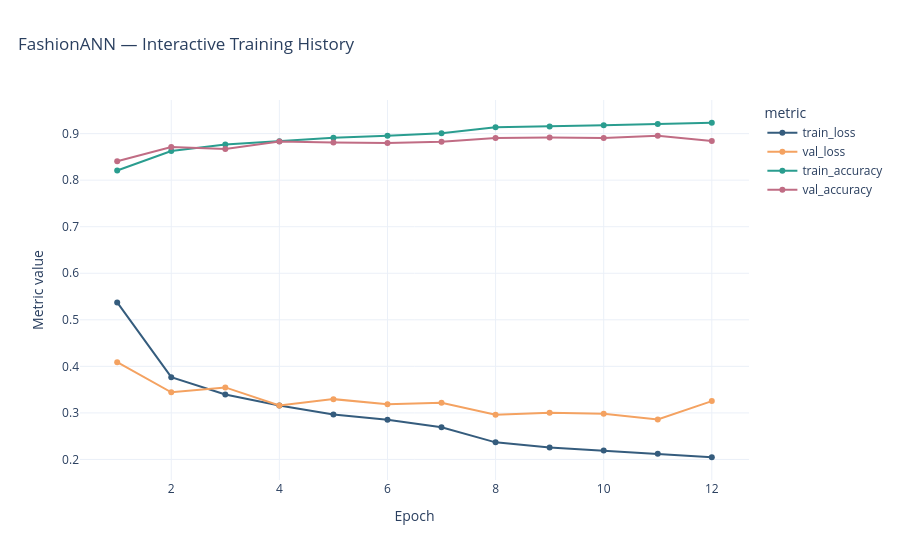

Here is the notebook cell this chart was saved with:
### Code cell
# Plotly: interactive learning curves for loss and accuracy.
history_long = history_df.melt(
    id_vars="epoch",
    value_vars=["train_loss", "val_loss", "train_accuracy", "val_accuracy"],
    var_name="metric",
    value_name="value",
)
fig = px.line(
    history_long, x="epoch", y="value", color="metric", markers=True,
    title="FashionANN — Interactive Training History",
    color_discrete_sequence=["#355C7D", "#F4A261", "#2A9D8F", "#C06C84"],
)
fig.update_layout(template="plotly_white", title_x=0.02, xaxis_title="Epoch", yaxis_title="Metric value")
save_plotly(fig, "23_ann_learning_curves_interactive.html")
fig.show()

### Figure 1 — Plotly figure (JSON) as saved in the notebook; plotly's stock layout.template omitted (floating-point values rounded to 4 significant figures)
{"data": [{"hovertemplate": "metric=train_loss<br>epoch=%{x}<br>value=%{y}<extra></extra>", "legendgroup": "train_loss", "line": {"color": "#355C7D", "dash": "solid"}, "marker": {"symbol": "circle"}, "mode": "lines+markers", "name": "train_loss", "orientation": "v", "showlegend": true, "type": "scatter", "x": [1, 2, 3, 4, 5, 6, 7, 8, 9, 10, 11, 12], "xaxis": "x", "y": [0.5374, 0.3767, 0.3397, 0.3159, 0.2968, 0.2854, 0.269, 0.2367, 0.2256, 0.2192, 0.2123, 0.2047], "yaxis": "y"}, {"hovertemplate": "metric=val_loss<br>epoch=%{x}<br>value=%{y}<extra></extra>", "legendgroup": "val_loss", "line": {"color": "#F4A261", "dash": "solid"}, "marker": {"symbol": "circle"}, "mode": "lines+markers", "name": "val_loss", "orientation": "v", "showlegend": true, "type": "scatter", "x": [1, 2, 3, 4, 5, 6, 7, 8, 9, 10, 11, 12], "xaxis": "x", "y": [0.409, 0.3443, 0.3548, 0.316, 0.3296, 0.3188, 0.3219, 0.296, 0.3006, 0.2982, 0.286, 0.3254], "yaxis": "y"}, {"hovertemplate": "metric=train_accuracy<br>epoch=%{x}<br>value=%{y}<extra></extra>", "legendgroup": "train_accuracy", "line": {"color": "#2A9D8F", "dash": "solid"}, "marker": {"symbol": "circle"}, "mode": "lines+markers", "name": "train_accuracy", "orientation": "v", "showlegend": true, "type": "scatter", "x": [1, 2, 3, 4, 5, 6, 7, 8, 9, 10, 11, 12], "xaxis": "x", "y": [0.8209, 0.8628, 0.8765, 0.8839, 0.891, 0.8954, 0.9007, 0.9138, 0.9154, 0.9177, 0.9204, 0.9234], "yaxis": "y"}, {"hovertemplate": "metric=val_accuracy<br>epoch=%{x}<br>value=%{y}<extra></extra>", "legendgroup": "val_accuracy", "line": {"color": "#C06C84", "dash": "solid"}, "marker": {"symbol": "circle"}, "mode": "lines+markers", "name": "val_accuracy", "orientation": "v", "showlegend": true, "type": "scatter", "x": [1, 2, 3, 4, 5, 6, 7, 8, 9, 10, 11, 12], "xaxis": "x", "y": [0.8408, 0.8713, 0.867, 0.883, 0.8807, 0.8798, 0.8823, 0.8908, 0.8915, 0.8903, 0.8953, 0.8843], "yaxis": "y"}], "layout": {"legend": {"title": {"text": "metric"}, "tracegroupgap": 0}, "title": {"text": "FashionANN — Interactive Training History", "x": 0.02}, "xaxis": {"anchor": "y", "domain": [0, 1], "title": {"text": "Epoch"}}, "yaxis": {"anchor": "x", "domain": [0, 1], "title": {"text": "Metric value"}}}}
